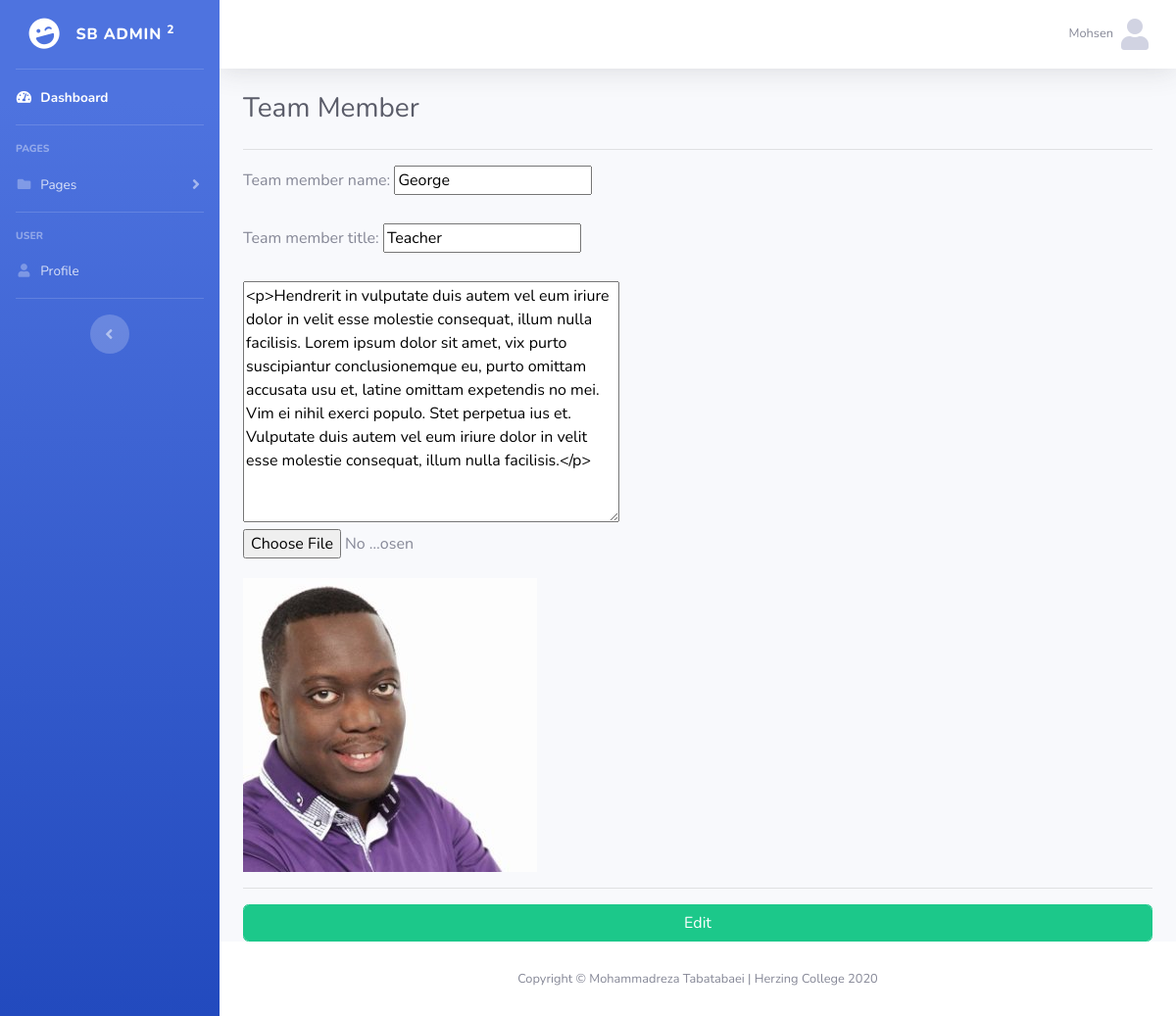
The app's page /CMS-Panel/views/teamEdit.php?id=7 (signed in) with its own data.
### tables this page shows
CREATE TABLE IF NOT EXISTS `team` (
  `id` int(11) NOT NULL AUTO_INCREMENT,
  `name` varchar(50) NOT NULL,
  `title` varchar(50) NOT NULL,
  `bio` text NOT NULL,
  `pic` varchar(50) NOT NULL,
  UNIQUE KEY `team_id` (`id`)
);

### CMS-Panel/models/DBManager.class.php (called while the page is built, shortened)
<?php
class DBManager
{
    public function __construct()
    {
        try {
            $this->db = new PDO("mysql:host=" . self::HOST . ";dbname=" . self::DBNAME, self::USER, self::PASS);
        } catch (Exception $e) {
            die("Database Connection Error: " . $e->getMessage());
        }
    }
}

### CMS-Panel/models/TeamManager.class.php (called while the page is built, shortened)
<?php
class TeamManager extends DBManager
{
    public function getTeamById($id)
    {
        $query = $this->db->prepare("SELECT * FROM `team` WHERE `id`=:id");
        $query->execute(array(
            'id' => $id
        ));
        $result = $query->fetch(PDO::FETCH_ASSOC);
        $teamMember = new TeamBean($result);
        return $teamMember;
    }
}

### CMS-Panel/models/TeamBean.class.php (called while the page is built, shortened)
<?php
class TeamBean
{
    private $teamId;
    private $teamMember;
    private $teamTitle;
    private $teamBio;
    private $teamPic;
    public function __construct($teamArray)
    {
        $this->teamId = isset($teamArray['id']) ? $teamArray['id'] : null;
        $this->teamMember = $teamArray['name'];
        $this->teamTitle = $teamArray['title'];
        $this->teamBio = $teamArray['bio'];
        $this->teamPic = isset($teamArray['pic']) ? $teamArray['pic'] : null;
    }
    public function getTeamId()
    {
        return $this->teamId;
    }
    public function getTeamMember()
    {
        return $this->teamMember;
    }
    public function getTeamTitle()
    {
        return $this->teamTitle;
    }
    public function getTeamBio()
    {
        return $this->teamBio;
    }
    public function getTeamPic()
    {
        return $this->teamPic;
    }
}

### CMS-Panel/views/teamEdit.php (the view, shortened to what this page needs)
<?php
$teamMgr = new TeamManager();
$team = $teamMgr->getTeamById($_GET['id']);
if (isset($_SESSION['user'])): ?>
    <!DOCTYPE html>
    <html lang="en">
    <head>
        <link href="vendor/fontawesome-free/css/all.min.css" rel="stylesheet" type="text/css">
        <link href="css/sb-admin-2.min.css" rel="stylesheet">
    </head>
    <body id="page-top">
    <div id="wrapper">
        <?php include "include/sidebar.php" ?>
        <div id="content-wrapper" class="d-flex flex-column">
            <div id="content">
                <?php include "include/navbar.php" ?>
                <div class="container-fluid">
                    <h1 class="h3 mb-4 text-gray-800">Team Member</h1>
                    <hr>
                    <form method="post" action="../controllers/teamController.php?id=<?= $team->getTeamId() ?>" enctype="multipart/form-data">
                        <label for="name">Team member name:</label>
                        <input type="text" name="name" id="name" value="<?= $team->getTeamMember() ?>"><br><br>
                        <label for="title">Team member title:</label>
                        <input type="text" name="title" id="title" value="<?= $team->getTeamTitle() ?>"><br><br>
                        <textarea name="bio" id="bio" rows="10" cols="40"><?= $team->getTeamBio() ?></textarea><br>
                        <input type="file" name="pic" id="img" style="width:180px; margin-bottom: 20px">
                        <?php if (isset($team)): ?>
                            <div>
                                <img src="../upload/<?= ($team->getTeamPic()) ?>" class="img-fluid" alt="">
                            </div>
                        <?php endif ?>
                        <hr>
                        <input type="submit" name="Submit" value="Edit" class="form-control btn btn-success">
                    </form>
                </div>
            </div>
            <?php include "include/footer.php" ?>
        </div>
    </div>
    </body>
    </html>
<?php else:
    header("Location: login.php");
    ?>
<?php endif; ?>

### records on screen
team: name "George", title "Teacher", bio "<p>Hendrerit in vulputate duis autem vel eum iriure dolor in velit esse molestie consequat, illum nulla facilisis. Lorem ipsum dolor sit amet, vix purto suscipiantur conclusionemque eu, purto omittam accusata usu et, latine omittam expetendis no mei. Vim ei nihil exerci populo. Stet perpetua ius et. Vulputate duis autem vel eum iriure dolor in velit esse molestie consequat, illum nulla facilisis.</p>", pic (picture)

### other values on screen
$_SESSION['name'] "Mohsen"
